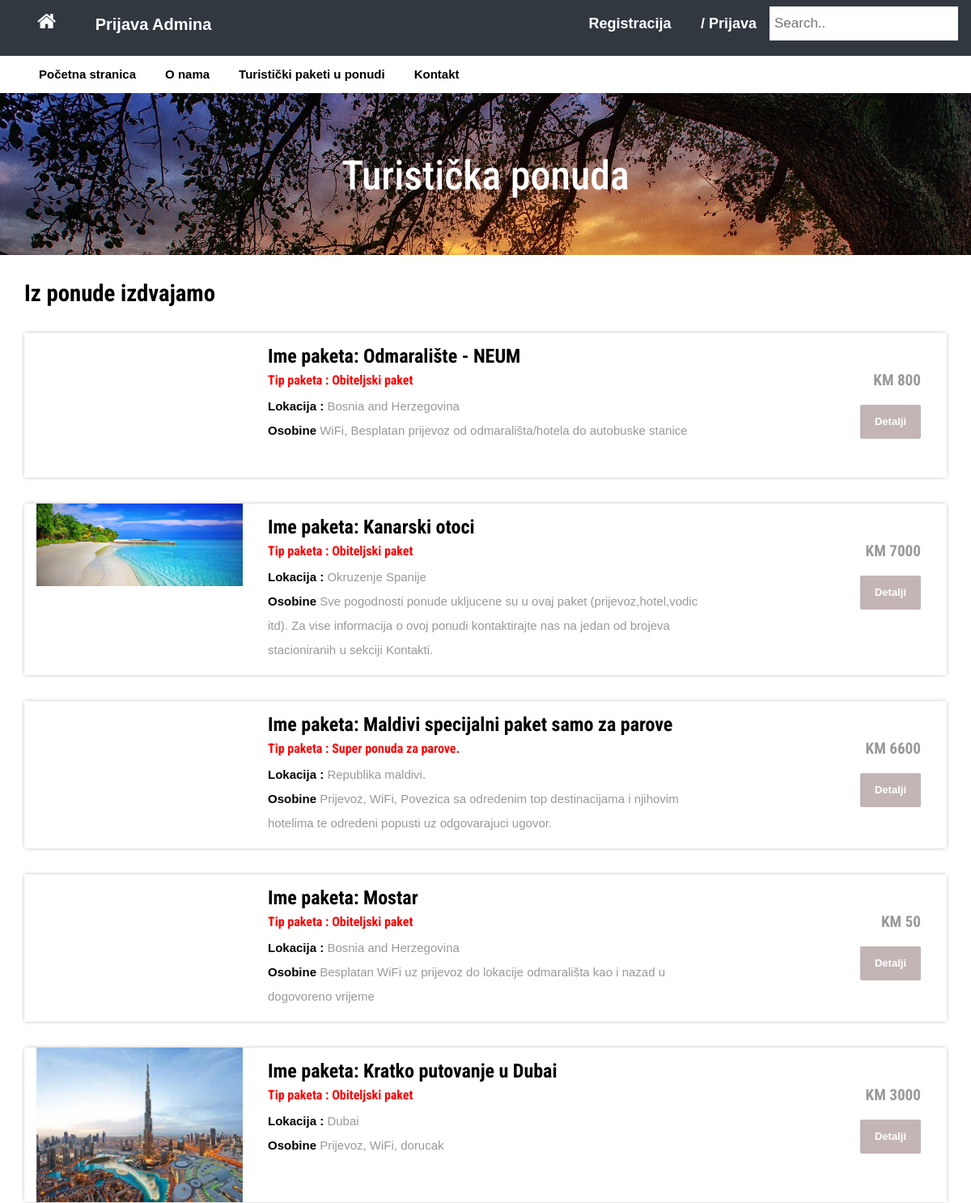
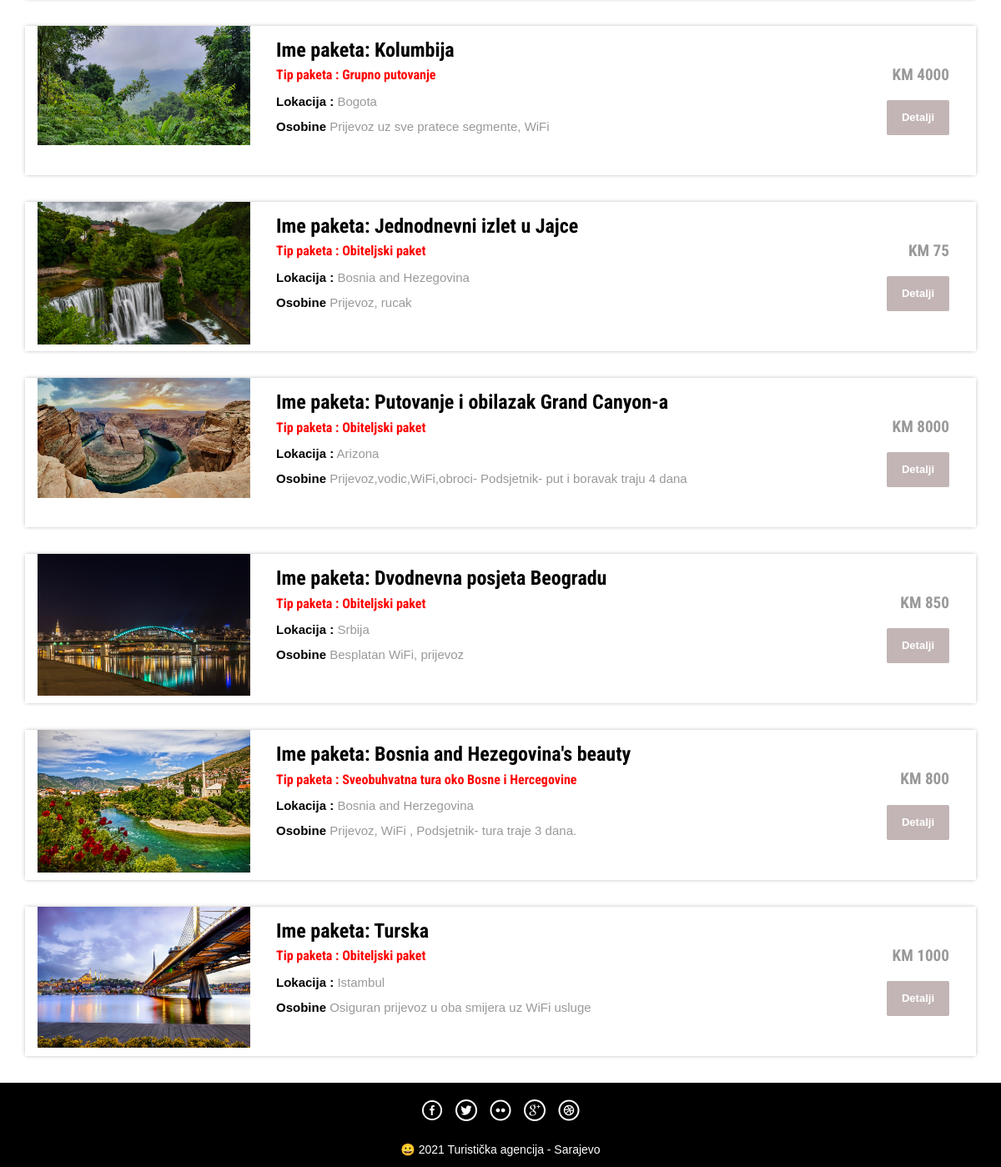
The app's page /package-list.php with its own data (2 pictures, top to bottom).
### tables this page shows
CREATE TABLE `tbltourpackages` (
  `PackageId` int(11) NOT NULL,
  `PackageName` varchar(200) DEFAULT NULL,
  `PackageType` varchar(150) DEFAULT NULL,
  `PackageLocation` varchar(100) DEFAULT NULL,
  `PackagePrice` int(11) DEFAULT NULL,
  `PackageFetures` varchar(255) DEFAULT NULL,
  `PackageDetails` mediumtext DEFAULT NULL,
  `PackageImage` varchar(100) DEFAULT NULL,
  `Creationdate` timestamp NULL DEFAULT current_timestamp(),
  `UpdationDate` timestamp NULL DEFAULT NULL ON UPDATE current_timestamp()
);

### package-list.php (the view, shortened to what this page needs)
<?php
include('includes/config.php');
?>
<!DOCTYPE HTML>
<html>
<head>
<link href="css/bootstrap.css" rel='stylesheet' type='text/css' />
<link href="css/style.css" rel='stylesheet' type='text/css' />
<link href="css/font-awesome.css" rel="stylesheet">
<link href="css/animate.css" rel="stylesheet" type="text/css" media="all">
</head>
<body>
<?php include('includes/header.php');?>
<div class="banner-3">
	<div class="container">
		<h1 class="wow zoomIn animated animated" data-wow-delay=".5s" style="visibility: visible; animation-delay: 0.5s; animation-name: zoomIn;"> Turistička ponuda</h1>
	</div>
</div>
<div class="rooms">
	<div class="container">
		<div class="room-bottom">
			<h3 style="color:black"; >Iz ponude izdvajamo</h3>
<?php $sql = "SELECT * from tbltourpackages";
$query = $dbh->prepare($sql);
$query->execute();
$results=$query->fetchAll(PDO::FETCH_OBJ);
if($query->rowCount() > 0)
{
foreach($results as $result)
{	?>
			<div class="rom-btm">
				<div class="col-md-3 room-left wow fadeInLeft animated" data-wow-delay=".5s" style="color:black;">
					<img src="admin/pacakgeimages/<?php echo htmlentities($result->PackageImage);?>" class="img-responsive" alt="" style="color:black;" >
				</div>
				<div class="col-md-6 room-midle wow fadeInUp animated" data-wow-delay=".5s" style="color:black;">
					<h4 style="color:black;">Ime paketa: <?php echo htmlentities($result->PackageName);?></h4>
					<h6 style="color:red;">Tip paketa : <?php echo htmlentities($result->PackageType);?></h6>
					<p><b style="color:black;">Lokacija :</b> <?php echo htmlentities($result->PackageLocation);?></p>
					<p><b  style="color:black;">Osobine</b> <?php echo htmlentities($result->PackageFetures);?></p>
				</div>
				<div class="col-md-3 room-right wow fadeInRight animated" data-wow-delay=".5s">
					<h5>KM <?php echo htmlentities($result->PackagePrice);?></h5>
					<a href="package-details.php?pkgid=<?php echo htmlentities($result->PackageId);?>" class="view">Detalji</a>
				</div>
				<div class="clearfix"></div>
			</div>
<?php }} ?>
		</div>
	</div>
</div>
<?php include('includes/footer.php');?>
</body>
</html>

### includes/header.php
<?php if($_SESSION['login'])
{?>
<div class="top-header">
	<div class="container">
		<ul class="tp-hd-lft wow fadeInLeft animated" data-wow-delay=".8s">
			<li class="hm"><a href="index.html"><i class="fa fa-home" style="color:black;"></i></a></li>
			<li class="prnt"><a href="profile.php" style="color:black;">Profil</a></li>
				<li class="prnt"><a href="change-password.php" style="color:black;">Promjeni pasword</a></li>
			<li class="prnt"><a href="tour-history.php" style="color:black;">Moja Tour historija</a></li>
		</ul>
		<ul class="tp-hd-rgt wow fadeInRight animated" data-wow-delay=".5s">
			<li class="tol" style="color:black;">Dobrodošli:</li>
			<li class="sig" style="color:black;"><?php echo htmlentities($_SESSION['login']);?></li>
			<li class="sigi"><a href="logout.php" style="color:black;">/ Logout</a></li>
        </ul>
		<div class="clearfix"></div>
	</div>
</div><?php } else {?>
<div class="top-header">
	<div class="topnav">
		<input type="text" placeholder="Search..">
		<div class="container">
			<ul class="tp-hd-lft wow fadeInLeft animated" data-wow-delay=".5s">
				<li class="hm"><a href="index.php"><i class="fa fa-home"style="color:white;" ></i></a></li>
				<li class="hm"><a href="admin/index.php" style="color:white; font-size:20px;">Prijava Admina</a></li>
			</ul>
			<ul class="tp-hd-rgt wow fadeInRight animated" data-wow-delay=".5s">
				<li class="sig"><a href="#" data-toggle="modal" data-target="#myModal" style="color:white; font-size:18px" >Registracija</a></li>
				<li class="sigi"><a href="#" data-toggle="modal" data-target="#myModal4" style="color:white;font-size:18px" >/ Prijava</a></li>
		    </ul>
		</div>
</div>
<?php }?>
<div class="footer-btm wow fadeInLeft animated" data-wow-delay=".5s">
	<div class="container">
	<div class="navigation">
		<nav class="cl-effect-1">
			<ul class="nav navbar-nav">
				<li><a href="index.php" style="color:black; font-weight: bolder;">Početna stranica</a></li>
				<li><a href="page.php?type=aboutus" style="color:black; font-weight: bolder;"> O nama </a></li>
				<li><a href="package-list.php" style="color:black;font-weight: bolder;" >Turistički paketi u ponudi</a></li>
				<li><a href="kontakt.php" style="color:black; font-weight: bolder;"  >Kontakt</a></li>
			</ul>
		</nav>
	</div>
		<div class="clearfix"></div>
	</div>
</div>

### includes/footer.php
<div class="copy-right">
	<div class="container">
		<div class="footer-social-icons wow fadeInDown animated animated" data-wow-delay=".5s" style="visibility: visible; animation-delay: 0.5s; animation-name: fadeInDown;">
			<ul>
				<li><a class="facebook" href="#"><span>Facebook</span></a></li>
				<li><a class="twitter" href="#"><span>Twitter</span></a></li>
				<li><a class="flickr" href="#"><span>Flickr</span></a></li>
				<li><a class="googleplus" href="#"><span>Google+</span></a></li>
				<li><a class="dribbble" href="#"><span>Dribbble</span></a></li>
			</ul>
		</div>
		<p class="wow zoomIn animated animated" data-wow-delay=".5s" style="visibility: visible; animation-delay: 0.5s; animation-name: zoomIn;"> 😀 2021
			Turistička agencija - Sarajevo  </p>
	</div>
</div>

### css/style.css (style rules this page uses)
html, body { font-size: 100%; background: #fff; font-family: 'Open Sans', sans-serif; }
body a,.grid_1,plan_1,plan_1.one,plan_1.two,i.icon1, i.icon2, i.icon3, i.icon4, i.icon5, i.icon6 { transition:0.5s all; -webkit-transition:0.5s all; -moz-transition:0.5s all; -o-transition:0.5s all; -ms-transition:0.5s all; }
h1,h2,h3,h4,h5,h6 { margin:0; font-family: 'Roboto Condensed', sans-serif; }
p { margin:0; }
ul { margin:0; padding:0; }
i.fa.fa-home { font-size: 25px; }
.top-header { background-color: #677a3ed6; border-bottom: 0 none; height: 28px; line-height: 30px; }
ul.tp-hd-lft { float: left; }
ul.tp-hd-lft li { display: inline-block; }
li.hm,li.prnt { margin-right: 12px; }
ul.tp-hd-lft a { font-size: 16px; font-weight: 600; color:greenyellow; }
ul.tp-hd-rgt { float:right; }
ul.tp-hd-rgt li { display: inline-block; font-size: 13px; font-weight: 600; color:greenyellow; }
ul.tp-hd-rgt a { font-size: 16px; font-weight: 600; color:greenyellow; }
.footer-btm li { display: inline-block; margin: 0 10px; font-size: 14px; color: #fff; }
.footer-btm li a { font-size: 15px; color: black; display: inline-block; padding: 5px 8px; }
.footer-btm { background: #fff; padding: 0.5em 0; text-align:center; }
.copy-right p { color:#fff; font-size:14px; line-height: 1.8em; }
.copy-right { background:black; text-align: center; padding: 0.5em 0; }
a.view { padding: 6px 18px; font-weight: 700; color: #fff; background-color:#66444464; border: 0; font-size: 13px; border-radius: 2px; -webkit-transition: all .2s; -moz-transition: all .2s; transition: all .2s; margin-top: 20px; display: inline-block; }
.banner-3 { background: url(../images/priroda.jpg)no-repeat; background-size: cover; -webkit-background-size: cover; -o-background-size: cover; -ms-background-size: cover; -moz-background-size: cover; min-height:200px; }
.banner-3 h1 { font-size: 50px; margin-bottom: 40px; padding: 1.5em 0 0; text-align: center; color: #fff; }
.rom-btm { margin-top: 2em; box-shadow: 0px 0px 5px -1px rgba(0, 0, 0, 0.37); }
.room-bottom h3 { font-size: 1.8em; font-weight: 700; color: #34ad00; }
.room-bottom { padding: 2em 0; }
.rom-btm h4 { font-size: 1.5em; font-weight: 700; color: #34ad00; }
.rom-btm p { font-size: 15px; color: #999; }
.rom-btm h6 { font-size: 1em; font-weight: 700; margin: 0.5em 0; }
.room-right { text-align: right; padding: 3em 2em; }
.room-midle { padding: 1em; }
.rom-btm h5 { font-size: 1.2em; font-weight: 700; color: #999; }
.footer-social-icons ul li { display:inline-block; margin:0 0.2em; }
.footer-social-icons ul li a { width:30px; height:30px; background:url('../images/img-sprite.png') no-repeat 0px 0px; display:inline-block; position: relative; }
.footer-social-icons ul li a.facebook { background-position:0px 0px; }
.footer-social-icons ul li a.twitter { background-position:-30px 0px; }
.footer-social-icons ul li a.flickr { background-position:-60px 0px; }
.footer-social-icons ul li a.googleplus { background-position:-90px 0px; }
.footer-social-icons ul li a.dribbble { background-position:-120px 0px; }
.footer-social-icons { margin: 10px 0 10px; }
ul.nav.navbar-nav li a { font-size: 15px ; color: #fff; display: inline-block; padding: 5px 8px; }
* { margin: 0; padding: 0; box-sizing: border-box; font-family: "montserrat",sans-serif; }
.name,.email, { background: none; border:none; outline: none; border-bottom: 1px solid; color: #888; padding: 10px 6px; font-size: 14px; margin-bottom: 40px; }
.topnav { overflow: hidden; background-color: #313840; }
.topnav a { float: left; display: block; color: black; text-align: center; padding: 14px 16px; text-decoration: none; font-size: 17px; }
.topnav input[type=text] { float: right; padding: 6px; border: none; margin-top: 8px; margin-right: 16px; font-size: 17px; }

### records on screen
tbltourpackages: PackageName "Odmaralište - NEUM", PackageType "Obiteljski paket", PackageLocation "Bosnia and Herzegovina", PackageFetures "WiFi, Besplatan prijevoz od odmarališta/hotela do autobuske stanice", PackagePrice "800"
tbltourpackages: PackageImage (picture), PackageName "Kanarski otoci", PackageType "Obiteljski paket", PackageLocation "Okruzenje Spanije", PackageFetures "Sve pogodnosti ponude ukljucene su u ovaj paket (prijevoz,hotel,vodic itd). Za vise informacija o ovoj ponudi kontaktirajte nas na jedan od brojeva stacioniranih u sekciji Kontakti.", PackagePrice "7000"
tbltourpackages: PackageName "Maldivi specijalni paket samo za parove", PackageType "Super ponuda za parove.", PackageLocation "Republika maldivi.", PackageFetures "Prijevoz, WiFi, Povezica sa odredenim top destinacijama i njihovim hotelima te odredeni popusti uz odgovarajuci ugovor.", PackagePrice "6600"
tbltourpackages: PackageName "Mostar", PackageType "Obiteljski paket", PackageLocation "Bosnia and Herzegovina", PackageFetures "Besplatan WiFi uz prijevoz do lokacije odmarališta kao i nazad u dogovoreno vrijeme", PackagePrice "50"
tbltourpackages: PackageImage (picture), PackageName "Kratko putovanje u Dubai", PackageType "Obiteljski paket", PackageLocation "Dubai", PackageFetures "Prijevoz, WiFi, dorucak", PackagePrice "3000"
tbltourpackages: PackageImage (picture), PackageName "Kolumbija", PackageType "Grupno putovanje", PackageLocation "Bogota", PackageFetures "Prijevoz uz sve pratece segmente, WiFi", PackagePrice "4000"
tbltourpackages: PackageImage (picture), PackageName "Jednodnevni izlet u Jajce", PackageType "Obiteljski paket", PackageLocation "Bosnia and Hezegovina", PackageFetures "Prijevoz, rucak", PackagePrice "75"
tbltourpackages: PackageImage (picture), PackageName "Putovanje i obilazak Grand Canyon-a", PackageType "Obiteljski paket", PackageLocation "Arizona", PackageFetures "Prijevoz,vodic,WiFi,obroci- Podsjetnik- put i boravak traju 4 dana", PackagePrice "8000"
tbltourpackages: PackageImage (picture), PackageName "Dvodnevna posjeta Beogradu", PackageType "Obiteljski paket", PackageLocation "Srbija", PackageFetures "Besplatan WiFi, prijevoz", PackagePrice "850"
tbltourpackages: PackageImage (picture), PackageName "Bosnia and Hezegovina's beauty", PackageType "Sveobuhvatna tura oko Bosne i Hercegovine", PackageLocation "Bosnia and Herzegovina", PackageFetures "Prijevoz, WiFi , Podsjetnik- tura traje 3 dana.", PackagePrice "800"
tbltourpackages: PackageImage (picture), PackageName "Turska", PackageType "Obiteljski paket", PackageLocation "Istambul", PackageFetures "Osiguran prijevoz u oba smijera uz WiFi usluge", PackagePrice "1000"
